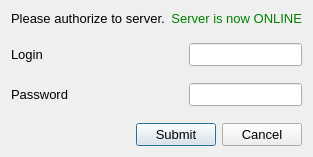
<?xml version="1.0" encoding="UTF-8"?>
<ui version="4.0">
 <class>authform</class>
 <widget class="QDialog" name="authform">
  <property name="geometry">
   <rect>
    <x>0</x>
    <y>0</y>
    <width>237</width>
    <height>157</height>
   </rect>
  </property>
  <property name="font">
   <font>
    <family>Ubuntu</family>
    <pointsize>10</pointsize>
   </font>
  </property>
  <property name="windowTitle">
   <string>Dialog</string>
  </property>
  <layout class="QVBoxLayout" name="verticalLayout">
   <item>
    <layout class="QHBoxLayout" name="horizontalLayout_2">
     <item>
      <widget class="QLabel" name="label">
       <property name="text">
        <string>Please authorize to server.</string>
       </property>
      </widget>
     </item>
     <item>
      <widget class="QLabel" name="serverStatus">
       <property name="font">
        <font>
         <family>Ubuntu</family>
         <pointsize>10</pointsize>
        </font>
       </property>
       <property name="styleSheet">
        <string notr="true">color:green;</string>
       </property>
       <property name="text">
        <string>Server is now ONLINE</string>
       </property>
       <property name="alignment">
        <set>Qt::AlignRight|Qt::AlignTrailing|Qt::AlignVCenter</set>
       </property>
      </widget>
     </item>
    </layout>
   </item>
   <item>
    <spacer name="verticalSpacer_2">
     <property name="orientation">
      <enum>Qt::Vertical</enum>
     </property>
     <property name="sizeHint" stdset="0">
      <size>
       <width>20</width>
       <height>40</height>
      </size>
     </property>
    </spacer>
   </item>
   <item>
    <layout class="QGridLayout" name="gridLayout">
     <item row="1" column="2">
      <spacer name="verticalSpacer_3">
       <property name="orientation">
        <enum>Qt::Vertical</enum>
       </property>
       <property name="sizeHint" stdset="0">
        <size>
         <width>20</width>
         <height>40</height>
        </size>
       </property>
      </spacer>
     </item>
     <item row="2" column="0">
      <widget class="QLabel" name="label_3">
       <property name="text">
        <string>Password</string>
       </property>
      </widget>
     </item>
     <item row="2" column="2">
      <widget class="QLineEdit" name="password">
       <property name="styleSheet">
        <string notr="true">width: 100px;</string>
       </property>
      </widget>
     </item>
     <item row="0" column="1">
      <spacer name="horizontalSpacer_2">
       <property name="orientation">
        <enum>Qt::Horizontal</enum>
       </property>
       <property name="sizeHint" stdset="0">
        <size>
         <width>40</width>
         <height>20</height>
        </size>
       </property>
      </spacer>
     </item>
     <item row="2" column="1">
      <spacer name="horizontalSpacer_3">
       <property name="orientation">
        <enum>Qt::Horizontal</enum>
       </property>
       <property name="sizeHint" stdset="0">
        <size>
         <width>40</width>
         <height>20</height>
        </size>
       </property>
      </spacer>
     </item>
     <item row="0" column="2">
      <widget class="QLineEdit" name="login">
       <property name="styleSheet">
        <string notr="true">width: 100px;</string>
       </property>
      </widget>
     </item>
     <item row="0" column="0">
      <widget class="QLabel" name="label_2">
       <property name="text">
        <string>Login</string>
       </property>
      </widget>
     </item>
    </layout>
   </item>
   <item>
    <spacer name="verticalSpacer">
     <property name="orientation">
      <enum>Qt::Vertical</enum>
     </property>
     <property name="sizeHint" stdset="0">
      <size>
       <width>20</width>
       <height>40</height>
      </size>
     </property>
    </spacer>
   </item>
   <item>
    <layout class="QHBoxLayout" name="horizontalLayout">
     <item>
      <spacer name="horizontalSpacer">
       <property name="orientation">
        <enum>Qt::Horizontal</enum>
       </property>
       <property name="sizeHint" stdset="0">
        <size>
         <width>40</width>
         <height>20</height>
        </size>
       </property>
      </spacer>
     </item>
     <item>
      <widget class="QPushButton" name="submit">
       <property name="text">
        <string>Submit</string>
       </property>
      </widget>
     </item>
     <item>
      <widget class="QPushButton" name="cancel">
       <property name="text">
        <string>Cancel</string>
       </property>
      </widget>
     </item>
    </layout>
   </item>
  </layout>
 </widget>
 <resources/>
 <connections/>
</ui>
